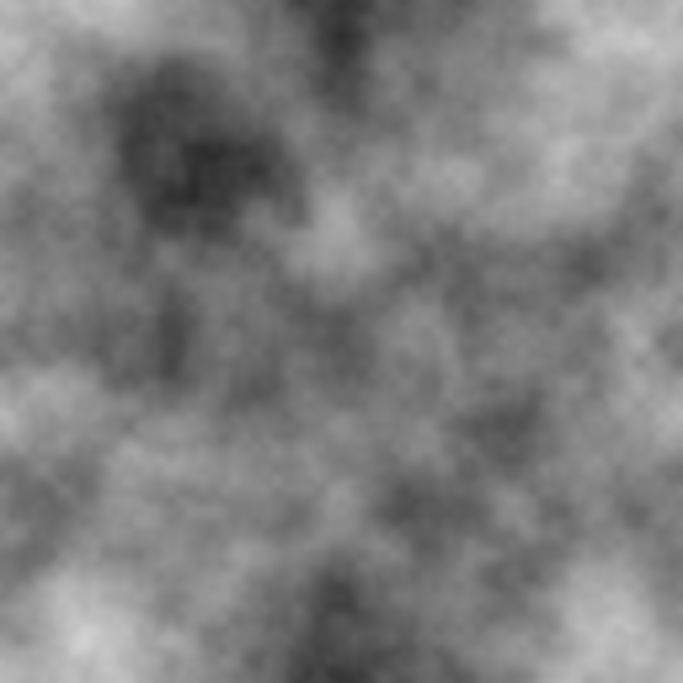
#> input picture Game/Plugins/GamePlatform/Presentation/GamePlatformSurface/SourceArt/Snow/T_GP_Snow_CoverageNoise_Source.png, 2048 x 2048 px (shown at 1/3 size)
$ python ValidateSnowCoverageResponse.py
#> lines starting #> are read from the running program, lines starting #| are printed output that depends on the picture
#!/usr/bin/env python3
# -*- coding: utf-8 -*-
"""写实积雪遮罩曲线数值回归，不代替UE Shader编译及真人视觉验收。

所属：Tests/Assets，读取跨项目GamePlatformSurface原创宏观遮罩PNG源图。
前置：NumPy、Pillow在单独工程辅助Python环境中安装，禁止修改UE引擎依赖。
目标：小雪时仍有足够可辨的斑驳覆盖，大雪近连续，零雪严格为0。
坡度与高度在真实Shader及Review地图中验证；本检查先对水平单位遮罩核验。
"""
from __future__ import annotations

from pathlib import Path

import numpy as np
from PIL import Image

ROOT = Path(__file__).resolve().parents[2]
TEXTURE = (
    ROOT / "Game/Plugins/GamePlatform/Presentation/GamePlatformSurface/"
    "SourceArt/Snow/T_GP_Snow_CoverageNoise_Source.png"
)


def coverage(noise: np.ndarray, snow_amount: float, softness: float = .18) -> np.ndarray:
    """对应生产UE材质遮罩公式；Slope/Height均按水平标准测试表面1计算。"""
    if not 0.0 <= snow_amount <= 1.0:
        raise ValueError("雪量必须限制在0到1")
    return snow_amount * np.clip(
        (noise - (0.5 - snow_amount * 0.4)) / softness, 0.0, 1.0
    )


def main() -> None:
    if not TEXTURE.is_file():
        raise FileNotFoundError("雪覆盖噪声源图不存在：" + str(TEXTURE))
    with Image.open(TEXTURE) as img:
#> img is the input picture: PIL image 2048x2048 L; min 43, max 208, mean 125.5
        if img.size != (2048, 2048) or img.mode != "L":
            raise RuntimeError("原始覆盖遮罩必须为2048灰度PNG")
        noise = np.asarray(img, dtype=np.float32) / 255.0

    samples = {x: coverage(noise, x) for x in (0.0, 0.23, 0.5, 0.85, 1.0)}
#> in coverage, `return snow_amount * np.clip( (noise - (0.5 - snow_amount * 0.4)) / so..`: returned value: shape (2048, 2048) float32; every value is 0
#> call 2 of coverage, with snow_amount = 0.23, softness = 0.18
#> in coverage (call 2), `return snow_amount * np.clip( (noise - (0.5 - snow_amount * 0.4)) / so..`:
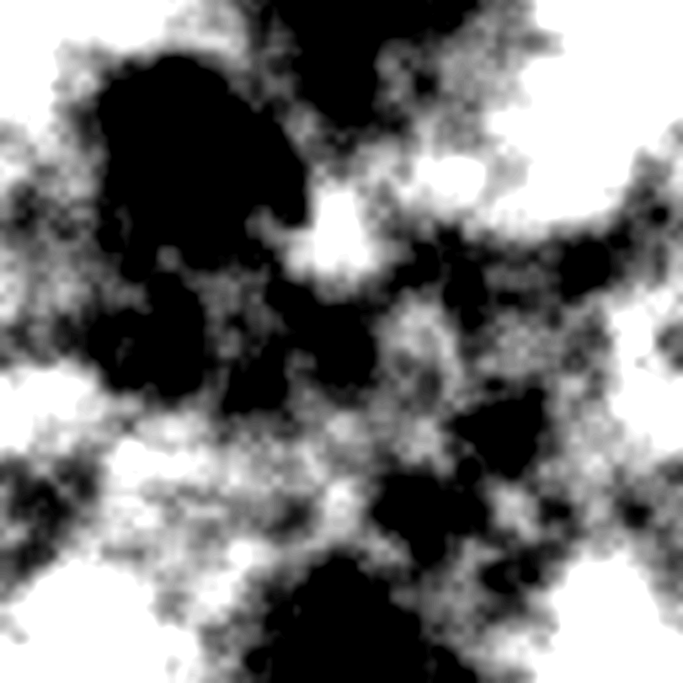
#> returned value: shape (2048, 2048) float32 (shown at 1/3 size); min 0, max 0.23, mean 0.108; drawn with min black and max white
#> call 3 of coverage, with snow_amount = 0.5, softness = 0.18
#> in coverage (call 3), `return snow_amount * np.clip( (noise - (0.5 - snow_amount * 0.4)) / so..`:
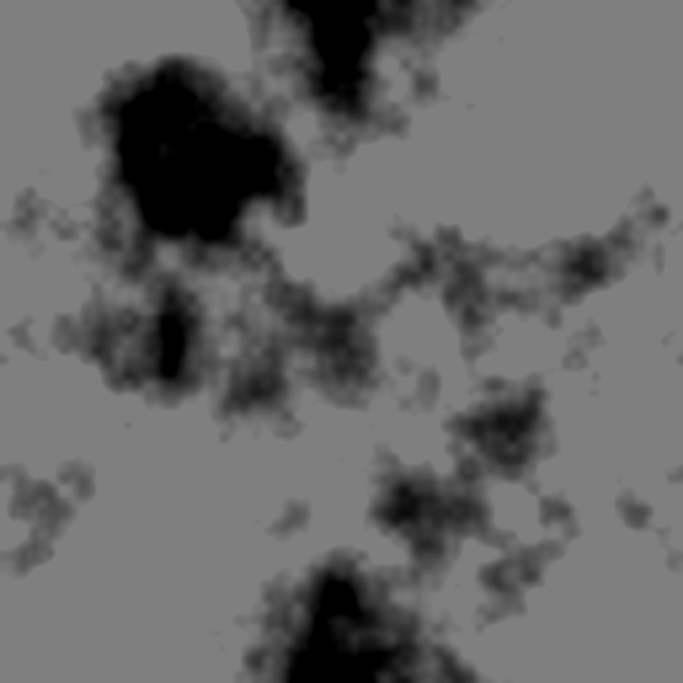
#> returned value: shape (2048, 2048) float32 (shown at 1/3 size); min 0, max 0.5, mean 0.404
#> call 4 of coverage, with snow_amount = 0.85, softness = 0.18
#> in coverage (call 4), `return snow_amount * np.clip( (noise - (0.5 - snow_amount * 0.4)) / so..`:
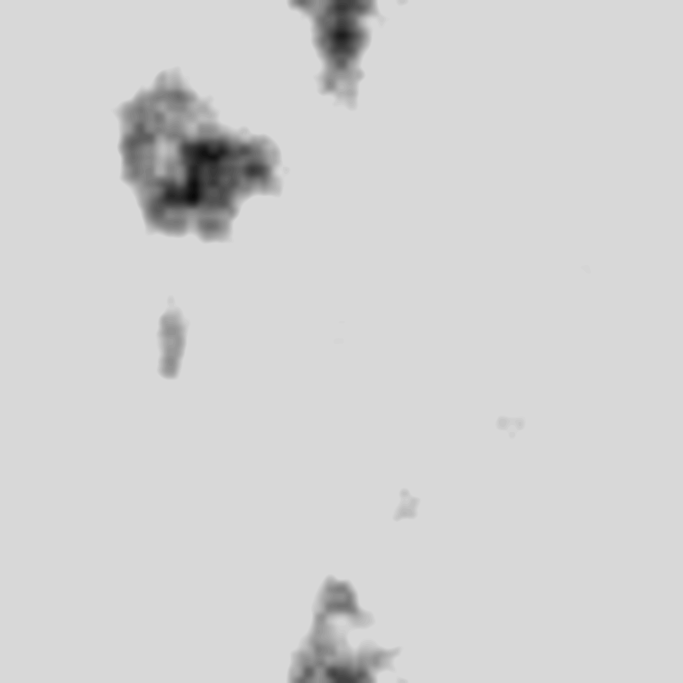
#> returned value: shape (2048, 2048) float32 (shown at 1/3 size); min 0.0407, max 0.85, mean 0.828
#> in coverage (call 5), `return snow_amount * np.clip( (noise - (0.5 - snow_amount * 0.4)) / so..`:
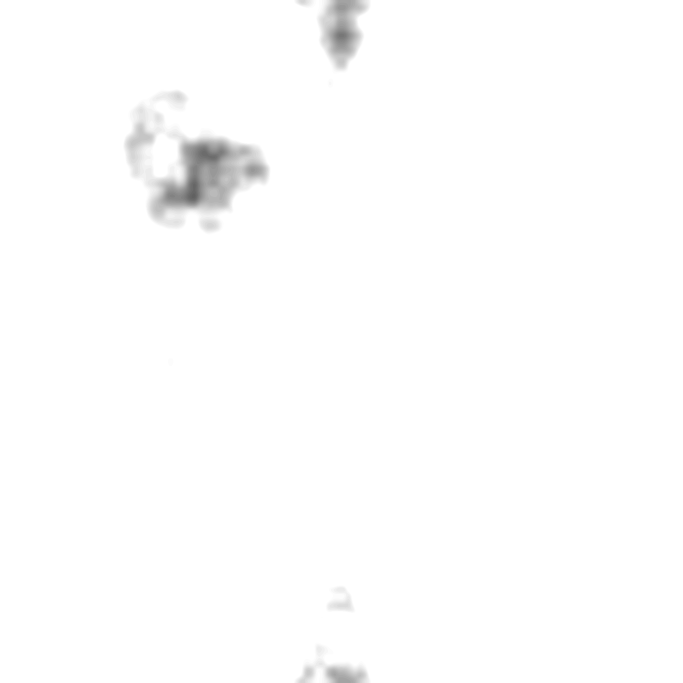
#> returned value: shape (2048, 2048) float32 (shown at 1/3 size); min 0.381, max 1, mean 0.993
#> samples = 5 items
    assert np.all(samples[0.0] == 0), "零雪量仍显示雪，视觉状态合同失效"
    assert 0.07 < float(samples[0.23].mean()) < 0.22, "小雪薄覆强度错误"
    assert 0.55 < float(samples[0.85].mean()) < 0.90, "大雪连续程度错误"
    assert 0.0 < float((samples[0.23] > 0.01).mean()) < 0.90, "小雪必须保留部分露地"
    assert float((samples[0.85] > 0.10).mean()) > .97, "大雪须覆盖绝大多数水平表面"
    for left, right in zip((0.0, 0.23, 0.5, 0.85), (0.23, 0.5, 0.85, 1.0)):
        if not bool(np.all(samples[right] >= samples[left] - 1e-6)):
            raise RuntimeError("雪量增加却导致局部积雪减少，曲线不单调")
    for amount, array in samples.items():
        print("SNOW_COVERAGE_AMOUNT", f"{amount:.2f}", "MEAN", round(float(array.mean()), 4))
#> this loop made 5 passes
#> amount on passes 1 to 5: 0, 0.23, 0.5, 0.85, 1
#| SNOW_COVERAGE_AMOUNT 0.00 MEAN 0.0
#| SNOW_COVERAGE_AMOUNT 0.23 MEAN 0.1085
#| SNOW_COVERAGE_AMOUNT 0.50 MEAN 0.404
#| SNOW_COVERAGE_AMOUNT 0.85 MEAN 0.8282
#| SNOW_COVERAGE_AMOUNT 1.00 MEAN 0.9933
    print("SNOW_COVERAGE_NUMERICAL_PASS samples=5")


if __name__ == "__main__":
    main()
